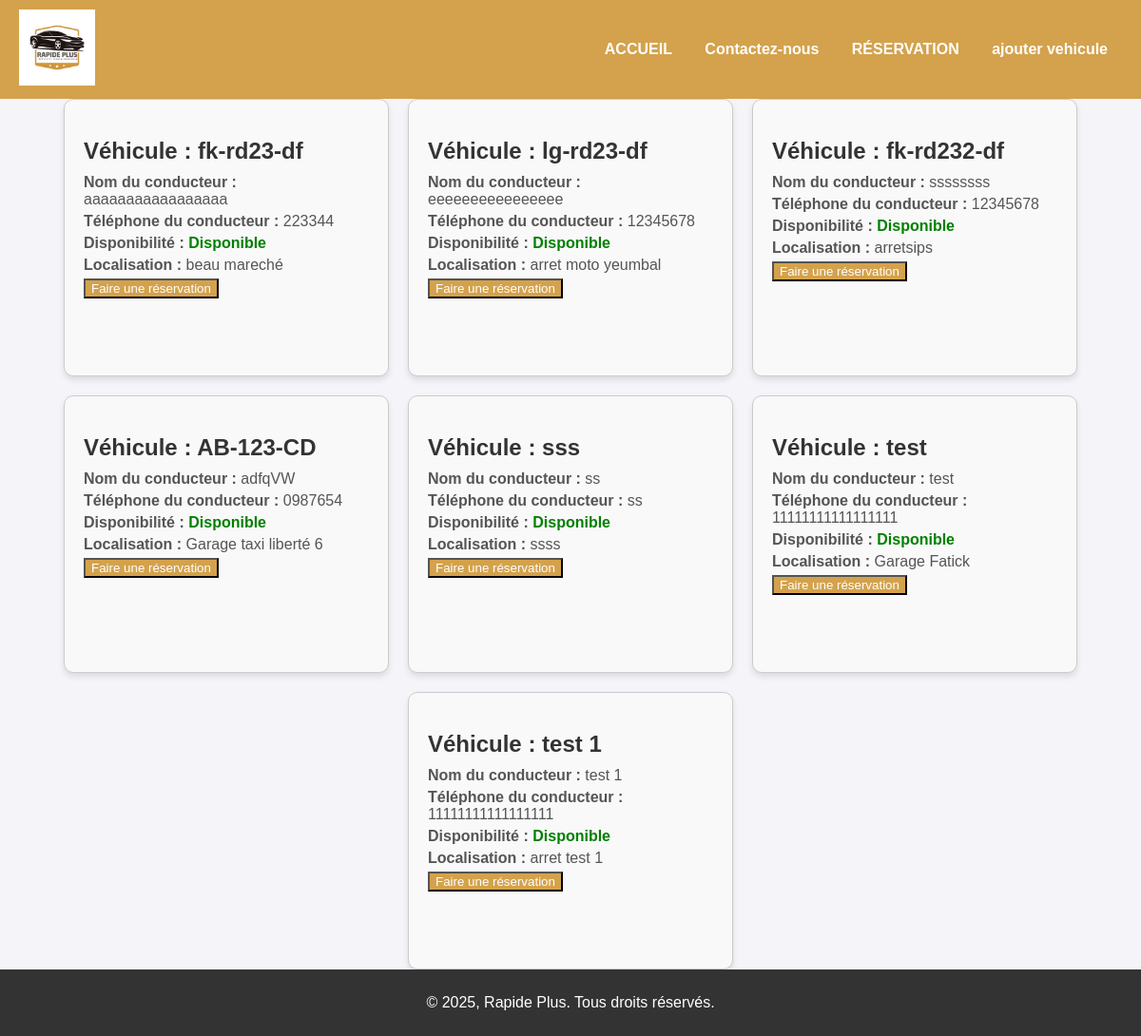
The app's page /views/vehicule_list.php with its own data.
### tables this page shows
CREATE TABLE `vehicles` (
  `id` int(11) NOT NULL,
  `license_plate` varchar(20) NOT NULL,
  `driver_name` varchar(255) NOT NULL,
  `driver_phone` varchar(20) NOT NULL,
  `is_available` tinyint(1) NOT NULL DEFAULT 1,
  `contact_info` varchar(255) DEFAULT NULL,
  `created_at` timestamp NOT NULL DEFAULT current_timestamp(),
  `updated_at` timestamp NOT NULL DEFAULT current_timestamp() ON UPDATE current_timestamp()
);

### models/Vehicle.php (called while the page is built, shortened)
<?php
class Vehicle {
    public static function getAllVehicles() {
        try {
            $db = Database::getConnection();
            $query = $db->prepare("
                SELECT
                    id,
                    license_plate AS licensePlate,
                    driver_name AS driverName,
                    driver_phone AS driverPhone,
                    is_available AS isAvailable,
                    contact_info AS contactInfo
                FROM vehicles
            ");
            $query->execute();
            return $query->fetchAll(PDO::FETCH_ASSOC);
        } catch (PDOException $e) {
            throw new Exception("Erreur lors de la récupération des véhicules : " . $e->getMessage());
        }
    }
}
?>

### views/vehicule_list.php (the view, shortened to what this page needs)
<?php
require_once __DIR__ . '/../models/Vehicle.php';
try {
    $vehicles = Vehicle::getAllVehicles();
} catch (Exception $e) {
    die("Erreur : " . $e->getMessage());
}
?>
<!DOCTYPE html>
<html lang="fr">
<head>
    <link rel="stylesheet" href="../assets/css/vehicule_list.css">
</head>
<body>
    <?php require_once __DIR__ . '/header.php'; ?>
    <main class="container">
        <?php if (empty($vehicles)): ?>
            <div class="no-vehicles">
                Aucun véhicule disponible pour le moment.
            </div>
        <?php else: ?>
            <?php foreach ($vehicles as $vehicle): ?>
                <div class="vehicle-card">
                    <h2>Véhicule : <?= htmlspecialchars($vehicle['licensePlate']) ?></h2>
                    <p><strong>Nom du conducteur :</strong> <?= htmlspecialchars($vehicle['driverName']) ?></p>
                    <p><strong>Téléphone du conducteur :</strong> <?= htmlspecialchars($vehicle['driverPhone']) ?></p>
                    <p><strong>Disponibilité :</strong>
                        <span class="<?= $vehicle['isAvailable'] ? 'available' : 'unavailable' ?>">
                            <?= $vehicle['isAvailable'] ? 'Disponible' : 'Non disponible' ?>
                        </span>
                    </p>
                    <p><strong>Localisation :</strong> <?= htmlspecialchars($vehicle['contactInfo'] ?? 'Non fourni') ?></p>
                    <form action="reservation.php" method="GET">
                        <button type="submit">Faire une réservation</button>
                    </form>
                </div>
            <?php endforeach; ?>
        <?php endif; ?>
    </main>
    <?php require_once __DIR__ . '/footer.php'; ?>
</body>
</html>

### views/header.php (shortened to what this page needs)
<?php
$baseURL = "http://" . $_SERVER['HTTP_HOST'] . "/www/app_transport";
?>
<header>
    <div>
        <link rel="stylesheet" href="<?php echo $baseURL; ?>/assets/css/header.css">
        <img src="<?php echo $baseURL; ?>/assets/img/logo.jpg" alt="Rapide Plus Logo">
    </div>
    <nav class="navigation">
        <a href="<?php echo $baseURL; ?>/index.php">ACCUEIL</a>
        <a href="<?php echo $baseURL; ?>/views/contact.php">Contactez-nous</a>
        <a href="<?php echo $baseURL; ?>/views/vehicule_list.php">RÉSERVATION</a>
        <a href="<?php echo $baseURL; ?>/views/vehicule.php">ajouter vehicule</a>
    </nav>
</header>

### views/footer.php (shortened to what this page needs)
<footer class="footer">
        <link rel="stylesheet" href="<?php echo $baseURL; ?>/assets/css/footer.css">
    <p>&copy; 2025, Rapide Plus. Tous droits réservés.</p>
</footer>

### assets/css/vehicule_list.css (style rules this page uses)
body { font-family: Arial, sans-serif; background-color: #f4f4f9; margin: 0; padding: 0; display: flex; flex-direction: column; min-height: 100vh; }
main { flex: 1; }
.container { display: flex; flex-wrap: wrap; gap: 20px; justify-content: center; align-items: center; border: #D4A24C; }
.vehicle-card { background-color: #fff; border: 1px solid #ddd; border-radius: 8px; box-shadow: 0 2px 4px rgba(0, 0, 0, 0.1); padding: 20px; width: 400px; height: 250px; text-align: center; transition: transform 0.2s; border: #D4A24C; }
.vehicle-card h2 { color: #333; margin-bottom: 10px; }
.vehicle-card p { margin: 5px 0; color: #555; }
.available { color: green; font-weight: bold; }
.vehicle-card { border: 1px solid #ccc; border-radius: 10px; padding: 20px; max-width: 300px; text-align: left; background-color: #f9f9f9; box-shadow: 0 4px 6px rgba(0, 0, 0, 0.1); }
.available { color: green; }
form button { background-color: #D4A24C; color: #fff; font-weight: 20px; }

### assets/css/header.css (style rules this page uses)
header { background-color: #D4A24C; padding: 10px 20px; display: flex; justify-content: space-between; align-items: center; }
header img { width: 80px; }
header nav a { text-decoration: none; color: white; font-weight: bold; margin: 0 15px; }

### assets/css/footer.css (style rules this page uses)
.footer { text-align: center; padding: 10px; background-color: #333; color: #fff; position: sticky; bottom: 0; max-width: 100%; }

### records on screen
vehicles: license_plate "fk-rd23-df", driver_name "aaaaaaaaaaaaaaaaa", driver_phone "223344", is_available "Disponible", contact_info "beau mareché"
vehicles: license_plate "lg-rd23-df", driver_name "eeeeeeeeeeeeeeee", driver_phone "12345678", is_available "Disponible", contact_info "arret moto yeumbal"
vehicles: license_plate "fk-rd232-df", driver_name "ssssssss", driver_phone "12345678", is_available "Disponible", contact_info "arretsips"
vehicles: license_plate "AB-123-CD", driver_name "adfqVW", driver_phone "0987654", is_available "Disponible", contact_info "Garage taxi liberté 6"
vehicles: license_plate "sss", driver_name "ss", driver_phone "ss", is_available "Disponible", contact_info "ssss"
vehicles: license_plate "test", driver_name "test", driver_phone "11111111111111111", is_available "Disponible", contact_info "Garage Fatick"
vehicles: license_plate "test 1", driver_name "test 1", driver_phone "11111111111111111", is_available "Disponible", contact_info "arret test 1"
